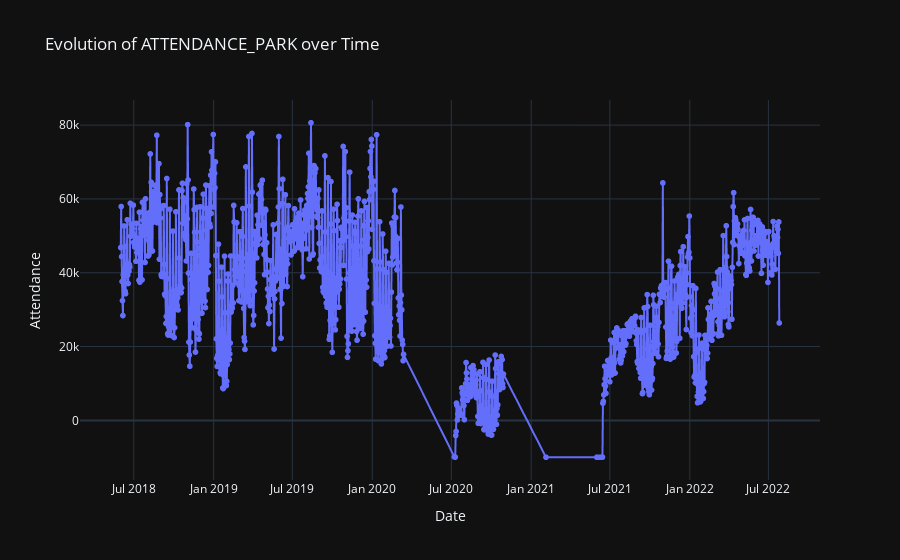

Notebook source saved alongside this figure:
### Code cell
df_attendance = pd.read_csv(ATTENDANCE_PATH)
df_attendance = df_attendance[df_attendance['FACILITY_NAME']=='PortAventura World']
df_attendance['USAGE_DATE'] = pd.to_datetime(df_attendance['USAGE_DATE'])

fig = px.line(df_attendance, x='USAGE_DATE', y='attendance', markers=True, line_shape='linear',
              labels={'attendance': 'Attendance'},
              title='Evolution of ATTENDANCE_PARK over Time',
              template='plotly_dark')

fig.update_xaxes(title_text='Date')
fig.update_yaxes(title_text='Attendance')
fig.show()

### Figure 1 — Plotly figure (JSON) as saved in the notebook; plotly's stock layout.template omitted (floating-point values rounded to 4 significant figures; data arrays with more than 128 entries replaced by an {"elided": "..."} marker saying what was removed)
{"data": [{"hovertemplate": "USAGE_DATE=%{x}<br>Attendance=%{y}<extra></extra>", "legendgroup": "", "line": {"color": "#636efa", "dash": "solid", "shape": "linear"}, "marker": {"symbol": "circle"}, "mode": "lines+markers", "name": "", "showlegend": false, "type": "scattergl", "x": {"elided": "1182 str values"}, "xaxis": "x", "y": {"elided": "1182 int values"}, "yaxis": "y"}], "layout": {"legend": {"tracegroupgap": 0}, "title": {"text": "Evolution of ATTENDANCE_PARK over Time"}, "xaxis": {"anchor": "y", "domain": [0, 1], "title": {"text": "Date"}}, "yaxis": {"anchor": "x", "domain": [0, 1], "title": {"text": "Attendance"}}}}
